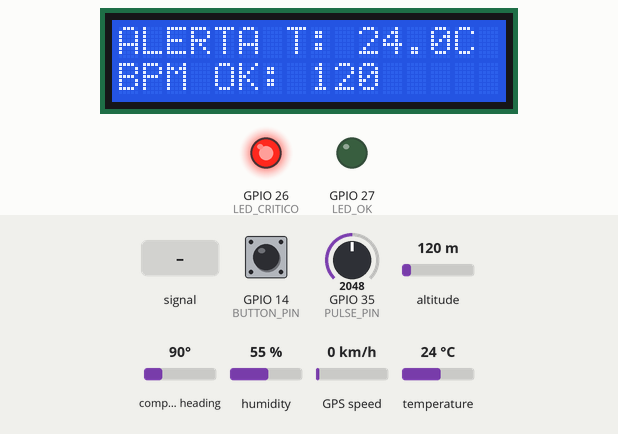
The sketch below on a simulated ESP32. Parts: 16×2 character LCD, output pins drawn as LEDs (lit = HIGH). Inputs (shaded band) come from the test bench; at power-on: GPIO 14 (BUTTON_PIN) HIGH, altitude 120 m, temperature 24 °C, GPIO 35 (PULSE_PIN) = 2048, compass heading 90°, humidity 55 %, GPS speed 0 km/h. WiFi joins after 1.5 s; servers stay silent unless stated; the GPS gets a fix after 3 s at 37.7749, -122.4194 with 8 satellites; what the sketch prints to the serial monitor is not drawn.

Above: at 5.6 s.
5.7 s: GPIO 35 (PULSE_PIN) fed a 200 Hz sine of ±1842 counts around its level
At 15.9 s:
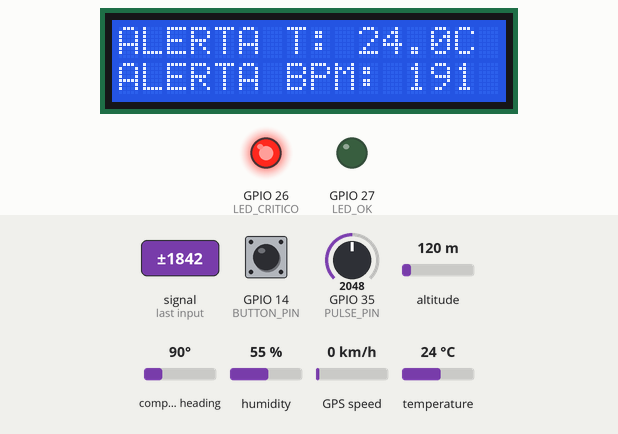
16.5 s: GPIO 14 (BUTTON_PIN) pulled LOW for 0.15 s
At 17.2 s:
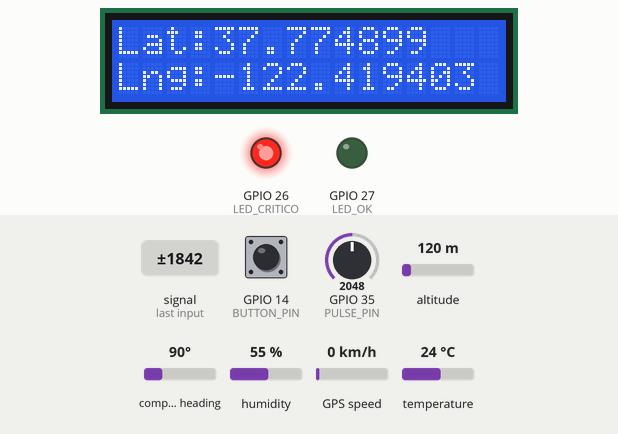
18.1 s: GPIO 14 (BUTTON_PIN) pulled LOW for 1 s
At 20.9 s:
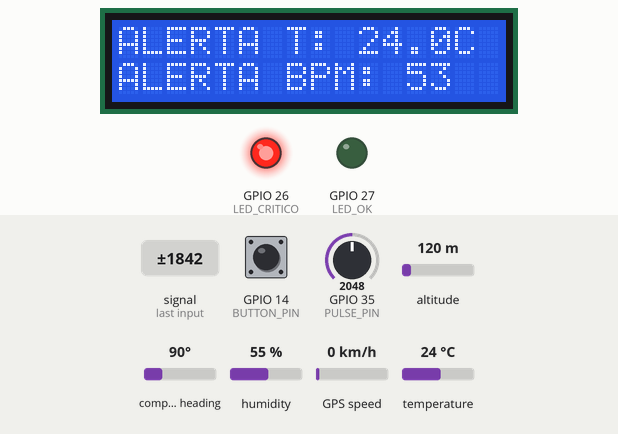
26.5 s: altitude set to 20 m
At 31.1 s:
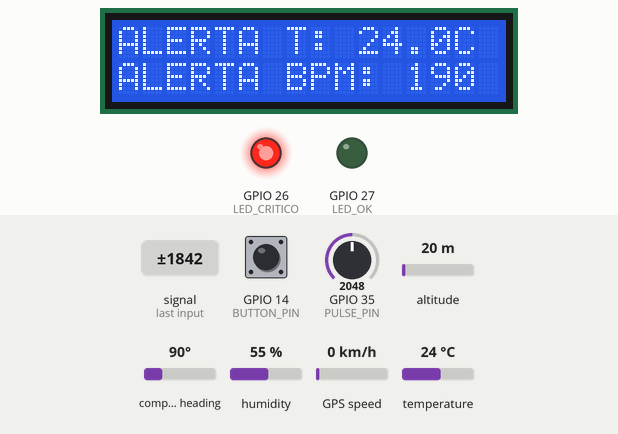
36.5 s: temperature set to 0 °C
At 41.0 s:
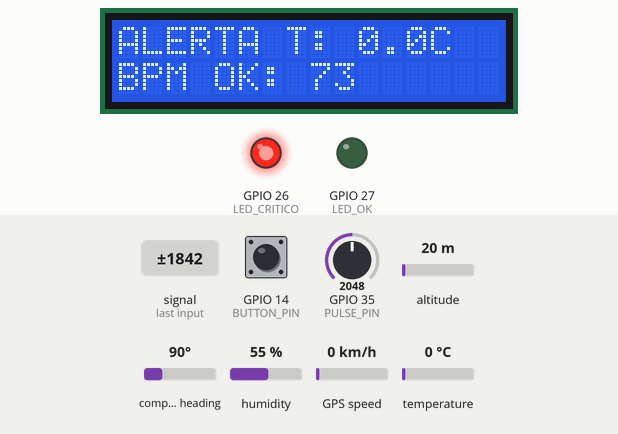
46.5 s: GPIO 35 (PULSE_PIN) set to 1228
At 51.1 s:
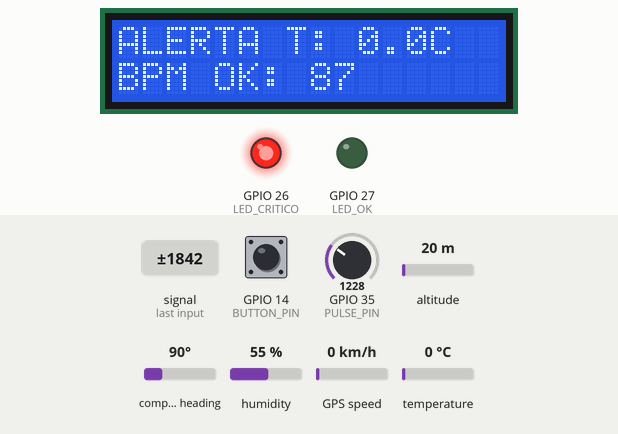
Timing chart, 0 to 52.5 s (numbered marks = the images above; inputs shaded):
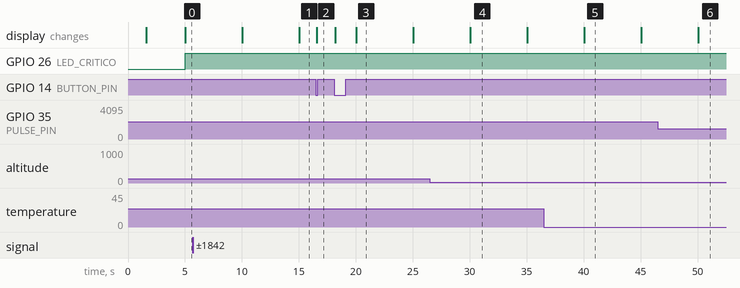

Measured:
- after the input at 5.7 s, the display: first changes after 4.3 s (image 1 shows a later state)
- after the input at 16.5 s, the display: changes after 0.08 s (image 2)
- after the input at 18.1 s, the display: first changes after 0.08 s (image 3 shows a later state)
- after the input at 46.5 s, the display: changes after 3.5 s (image 6)
- what the display in image 3 shows lasts 5.0 s, from 20.0 s to 25.0 s

The sketch:

esp32-server-api.ino
```cpp
#include <WiFi.h>
#include <WiFiClient.h>
#include <WebServer.h>
#include <DHT.h>
#include <LiquidCrystal_I2C.h>
#include <TinyGPS++.h>

#define GPS_BAUDRATE 9600
#define PULSE_PIN 35
TinyGPSPlus gps;
HardwareSerial gpsSerial(1); // Usa a UART1

#define DHTPIN 18
#define DHTTYPE DHT22
DHT dht(DHTPIN, DHTTYPE);

#define LED_CRITICO 26 // LED Vermelho
#define LED_OK 27      // LED Verde

#define BUTTON_PIN 14
bool showGPS = false;
bool lastButtonState = HIGH;

LiquidCrystal_I2C lcd(0x27, 16, 2);

#define WIFI_SSID "Wokwi-GUEST"
#define WIFI_PASSWORD ""
#define WIFI_CHANNEL 6

WebServer server(80);

// Variáveis dos sensores da coleira
float temperatura = 0;
int bpm = 0;

// Coordenada GPS (Ex: São Paulo)
float lat = -23.550520;
float lng = -46.633308;

unsigned long lastUpdate = 0;

void sendHtml() {
  String html = R"=====(
<!DOCTYPE html>
<html lang="pt-BR">
<head>
  <meta charset="UTF-8">
  <meta name="viewport" content="width=device-width, initial-scale=1.0">
  <title>Smart Pet Dashboard</title>
  <link href="https://fonts.googleapis.com/css2?family=Outfit:wght@300;500;700&display=swap" rel="stylesheet">
  <style>
    :root {
      --bg-color: #0f172a;
      --card-bg: rgba(255, 255, 255, 0.05);
      --card-border: rgba(255, 255, 255, 0.1);
      --text-main: #f8fafc;
      --text-muted: #94a3b8;
      --accent: #3b82f6;
      --accent-hover: #2563eb;
      --danger: #ef4444;
      --success: #10b981;
    }

    * { margin: 0; padding: 0; box-sizing: border-box; font-family: 'Outfit', sans-serif; }

    body {
      background: linear-gradient(135deg, #0f172a 0%, #1e1b4b 100%);
      color: var(--text-main);
      min-height: 100vh;
      display: flex;
      flex-direction: column;
      align-items: center;
      padding: 2rem;
    }

    header {
      text-align: center;
      margin-bottom: 2rem;
    }

    h1 {
      font-size: 2.5rem;
      font-weight: 700;
      background: -webkit-linear-gradient(45deg, #3b82f6, #8b5cf6);
      -webkit-background-clip: text;
      -webkit-text-fill-color: transparent;
      margin-bottom: 0.5rem;
    }

    .setup-container {
      background: var(--card-bg);
      backdrop-filter: blur(12px);
      -webkit-backdrop-filter: blur(12px);
      border: 1px solid var(--card-border);
      border-radius: 16px;
      padding: 1.5rem;
      margin-bottom: 2rem;
      display: flex;
      gap: 1rem;
      align-items: center;
      box-shadow: 0 8px 32px rgba(0, 0, 0, 0.3);
    }

    input {
      background: rgba(0, 0, 0, 0.2);
      border: 1px solid var(--card-border);
      color: white;
      padding: 0.8rem 1rem;
      border-radius: 8px;
      font-size: 1rem;
      outline: none;
      transition: border-color 0.3s;
    }

    input:focus { border-color: var(--accent); }

    button {
      background: var(--accent);
      color: white;
      border: none;
      padding: 0.8rem 1.5rem;
      border-radius: 8px;
      font-size: 1rem;
      font-weight: 500;
      cursor: pointer;
      transition: background 0.3s, transform 0.1s;
    }

    button:hover { background: var(--accent-hover); }
    button:active { transform: scale(0.95); }

    .dashboard {
      display: grid;
      grid-template-columns: repeat(auto-fit, minmax(250px, 1fr));
      gap: 1.5rem;
      width: 100%;
      max-width: 900px;
      opacity: 0.5;
      pointer-events: none;
      transition: opacity 0.3s;
    }

    .dashboard.active {
      opacity: 1;
      pointer-events: auto;
    }

    .card {
      background: var(--card-bg);
      backdrop-filter: blur(12px);
      -webkit-backdrop-filter: blur(12px);
      border: 1px solid var(--card-border);
      border-radius: 20px;
      padding: 2rem;
      display: flex;
      flex-direction: column;
      align-items: center;
      box-shadow: 0 8px 32px rgba(0, 0, 0, 0.2);
      transition: transform 0.3s, box-shadow 0.3s;
    }

    .card:hover {
      transform: translateY(-5px);
      box-shadow: 0 12px 40px rgba(0, 0, 0, 0.4);
    }

    .icon {
      font-size: 3rem;
      margin-bottom: 1rem;
    }

    .pulse {
      animation: pulse-animation 1s infinite;
      display: inline-block;
    }

    @keyframes pulse-animation {
      0% { transform: scale(1); }
      50% { transform: scale(1.2); }
      100% { transform: scale(1); }
    }

    .value {
      font-size: 2.5rem;
      font-weight: 700;
      margin-bottom: 0.5rem;
    }

    .label {
      color: var(--text-muted);
      font-size: 1rem;
      text-transform: uppercase;
      letter-spacing: 1px;
    }

    .status-dot {
      width: 10px;
      height: 10px;
      background-color: var(--danger);
      border-radius: 50%;
      display: inline-block;
      margin-right: 8px;
    }

    .status-dot.connected {
      background-color: var(--success);
      box-shadow: 0 0 10px var(--success);
    }

    .card.critical {
      border-color: var(--danger);
      box-shadow: 0 0 20px rgba(239, 68, 68, 0.4);
      background: rgba(239, 68, 68, 0.1);
      animation: pulse-danger 1s infinite alternate;
    }

    @keyframes pulse-danger {
      from { box-shadow: 0 0 10px rgba(239, 68, 68, 0.4); }
      to { box-shadow: 0 0 25px rgba(239, 68, 68, 0.8); }
    }

    .card.critical .value {
      color: var(--danger);
    }

    .alert-message {
      color: var(--danger);
      font-size: 0.9rem;
      font-weight: bold;
      margin-top: 0.8rem;
      display: none;
      text-transform: uppercase;
    }

    .card.critical .alert-message {
      display: block;
    }

  </style>
</head>
<body>

  <header>
    <h1>Smart Pet Dashboard</h1>
    <p><span id="statusDot" class="status-dot"></span><span id="statusText">Aguardando Conexão...</span></p>
  </header>

  <!-- Container de configuração removido, IP configurado automaticamente -->

  <div class="dashboard" id="dashboard">

    <div class="card" id="cardTemp">
      <div class="icon">🌡️</div>
      <div class="value"><span id="tempValue">--</span>°C</div>
      <div class="label">Temperatura</div>
      <div class="alert-message">Risco Crítico</div>
    </div>

    <div class="card" id="cardBpm">
      <div class="icon pulse">❤️</div>
      <div class="value"><span id="bpmValue">--</span> bpm</div>
      <div class="label">Batimento</div>
      <div class="alert-message">Risco Crítico</div>
    </div>

    <div class="card">
      <div class="icon">📍</div>
      <div class="value" style="font-size: 1.2rem; margin: 1rem 0;"><span id="gpsValue">-- / --</span></div>
      <div class="label">Localização (GPS)</div>
    </div>

  </div>

  <script>
    let fetchInterval;

    function initDashboard() {
      document.getElementById('dashboard').classList.add('active');
      document.getElementById('statusText').innerText = "Conectando ao ESP32 Servidor...";

      if (fetchInterval) clearInterval(fetchInterval);
      fetchData();
      fetchInterval = setInterval(fetchData, 2000);
    }

    // Inicia automaticamente quando a página carregar
    window.onload = initDashboard;

    async function fetchData() {
      try {
        // Fetch relativo! Como a página e a API estão no mesmo ESP32, não precisamos fixar o IP.
        const response = await fetch('/api/data');
        if (!response.ok) throw new Error("Erro na rede");

        const data = await response.json();

        document.getElementById('tempValue').innerText = data.temperatura.toFixed(1);
        document.getElementById('bpmValue').innerText = data.bpm;
        document.getElementById('gpsValue').innerText = `${data.lat.toFixed(4)}, ${data.lng.toFixed(4)}`;

        // Lógica de alerta crítico (mesmos limites do servidor)
        const isCriticalTemp = (data.temperatura < 36 || data.temperatura > 40);
        const isCriticalBPM = (data.bpm < 60 || data.bpm > 160);

        if (isCriticalTemp) {
          document.getElementById('cardTemp').classList.add('critical');
        } else {
          document.getElementById('cardTemp').classList.remove('critical');
        }

        if (isCriticalBPM) {
          document.getElementById('cardBpm').classList.add('critical');
        } else {
          document.getElementById('cardBpm').classList.remove('critical');
        }

        document.getElementById('statusDot').classList.add('connected');
        document.getElementById('statusText').innerText = "Conectado e recebendo dados em tempo real";

      } catch (error) {
        console.error("Erro ao buscar dados:", error);
        document.getElementById('statusDot').classList.remove('connected');
        document.getElementById('statusText').innerText = "Erro de conexão! Verifique o IP.";
      }
    }
  </script>

</body>
</html>
  )=====";

  server.send(200, "text/html", html);
}

void sendJsonStatus() {
  // CORS: Permite que outras páginas web requisitem esses dados
  server.sendHeader("Access-Control-Allow-Origin", "*");

  String response = "{";
  response += "\"temperatura\":" + String(temperatura, 1) + ",";
  response += "\"bpm\":" + String(bpm) + ",";
  response += "\"lat\":" + String(lat, 6) + ",";
  response += "\"lng\":" + String(lng, 6);
  response += "}";

  server.send(200, "application/json", response);
}

void updateLCD() {
  bool isCriticalTemp = (temperatura < 36 || temperatura > 40);
  bool isCriticalBPM = (bpm < 60 || bpm > 160);

  lcd.clear();

  if (showGPS) {
    lcd.setCursor(0, 0);
    lcd.print("Lat:");
    lcd.print(lat, 6);
    lcd.setCursor(0, 1);
    lcd.print("Lng:");
    lcd.print(lng, 6);
  } else {
    // Se estiver tudo bem, mostra a mensagem de OK e os dados resumidos
    if (!isCriticalTemp && !isCriticalBPM) {
      lcd.setCursor(0, 0);
      lcd.print("Tudo OK!");
      lcd.setCursor(0, 1);
      lcd.print("T:");
      lcd.print(temperatura, 1);
      lcd.print("C  BPM:");
      lcd.print(bpm);
    } else {
      // Linha 0 (Temperatura)
      lcd.setCursor(0, 0);
      lcd.print(isCriticalTemp ? "ALERTA T: " : "Temp OK: ");
      lcd.print(temperatura, 1);
      lcd.print("C");

      // Linha 1 (BPM)
      lcd.setCursor(0, 1);
      lcd.print(isCriticalBPM ? "ALERTA BPM: " : "BPM OK: ");
      lcd.print(bpm);
    }
  }
}

void setup(void) {
  Serial.begin(115200);
  gpsSerial.begin(GPS_BAUDRATE, SERIAL_8N1, 16, 17); // Inicia a serial do GPS RX=16 e TX=17

  // Configuração dos pinos e sensores
  pinMode(LED_CRITICO, OUTPUT);
  pinMode(LED_OK, OUTPUT);
  pinMode(BUTTON_PIN, INPUT_PULLUP);

  dht.begin();

  // Configuração do LCD
  lcd.init();
  lcd.backlight();
  lcd.setCursor(0, 0);
  lcd.print("Iniciando...");

  WiFi.begin(WIFI_SSID, WIFI_PASSWORD, WIFI_CHANNEL);
  Serial.print("Conectando ao WiFi (Servidor/Coleira) ");

  while (WiFi.status() != WL_CONNECTED) {
    delay(100);
    Serial.print(".");
  }

  Serial.println("\nConectado!");
  Serial.println("==============================================");
  Serial.println("IPS:");
  Serial.println("IP da Coleira: 127.0.0.1:9090");
  Serial.println("IP do Dashboard: http://127.0.0.2:9090");
  Serial.println("==============================================");

  // Atualiza o LCD com o IP
  lcd.clear();
  lcd.setCursor(0, 0);
  lcd.print("WiFi Conectado!");
  lcd.setCursor(0, 1);
  lcd.print(WiFi.localIP().toString());
  delay(2000);

  // Endpoints do Servidor
  server.on("/", HTTP_GET, sendHtml); // Rota principal serve a página do Dashboard

  server.on("/api/data", HTTP_GET, []() {
    sendJsonStatus();
  });

  // Rota OPTIONS para CORS
  server.on("/api/data", HTTP_OPTIONS, []() {
    server.sendHeader("Access-Control-Allow-Origin", "*");
    server.sendHeader("Access-Control-Allow-Methods", "GET, OPTIONS");
    server.send(204);
  });

  server.onNotFound([]() {
    server.sendHeader("Access-Control-Allow-Origin", "*");
    server.send(404, "application/json", "{\"error\":\"Rota nao encontrada\"}");
  });

  server.begin();
  Serial.println("Servidor da Coleira (API) iniciado!");
}

void loop(void) {
  server.handleClient();

  bool currentButtonState = digitalRead(BUTTON_PIN);

  if (currentButtonState != lastButtonState) {
    delay(50); // Aguarda o bounce estabilizar
    currentButtonState = digitalRead(BUTTON_PIN); // Confirma o novo estado

    // Dispara a ação apenas na transição de solto (HIGH) para pressionado (LOW)
    if (currentButtonState == LOW && lastButtonState == HIGH) {
      showGPS = !showGPS;
      updateLCD();
    }
    lastButtonState = currentButtonState;
  }

  // Le os dados do GPS sempre que disponiveis
  while (gpsSerial.available() > 0) {
    if (gps.encode(gpsSerial.read())) {
      if (gps.location.isValid()) {
        lat = gps.location.lat();
        lng = gps.location.lng();
      }
    }
  }

  // Atualiza os sensores a cada 5 segundos
  if (millis() - lastUpdate > 5000) {
    lastUpdate = millis();

    // Debug GPS
    Serial.print("Caracteres recebidos do GPS: ");
    Serial.println(gps.charsProcessed());
    Serial.print("GPS Satelites: ");
    Serial.println(gps.satellites.value());
    if (!gps.location.isValid()) {
      Serial.println("Aviso: GPS ainda nao encontrou sinal valido (usando valor inicial).");
    } else {
      Serial.println("GPS OK! Localizacao atualizada.");
    }

    // Lê a temperatura do DHT22
    temperatura = dht.readTemperature();

    // Leitura do valor analógico do sensor de pulso (simulado via potenciômetro)
    int16_t pulseValue = analogRead(PULSE_PIN);
    // Mapeia o valor bruto do potenciômetro (0 a 4095 no ESP32) para a faixa de BPM (40 a 200)
    bpm = map(pulseValue, 0, 4095, 40, 200);

    // Lógica de alerta crítico
    // Condições críticas: temperatura fora de 36 - 40 ou BPM fora de 60 - 160
    bool isCriticalTemp = (temperatura < 36 || temperatura > 40);
    bool isCriticalBPM = (bpm < 60 || bpm > 160);

    if (isCriticalTemp || isCriticalBPM) {
      digitalWrite(LED_CRITICO, HIGH);
      digitalWrite(LED_OK, LOW);
    } else {
      digitalWrite(LED_CRITICO, LOW);
      digitalWrite(LED_OK, HIGH);
    }

    updateLCD();
  }
}
```

Source omitted: gps-neo6m.chip.c (8115 bytes)
